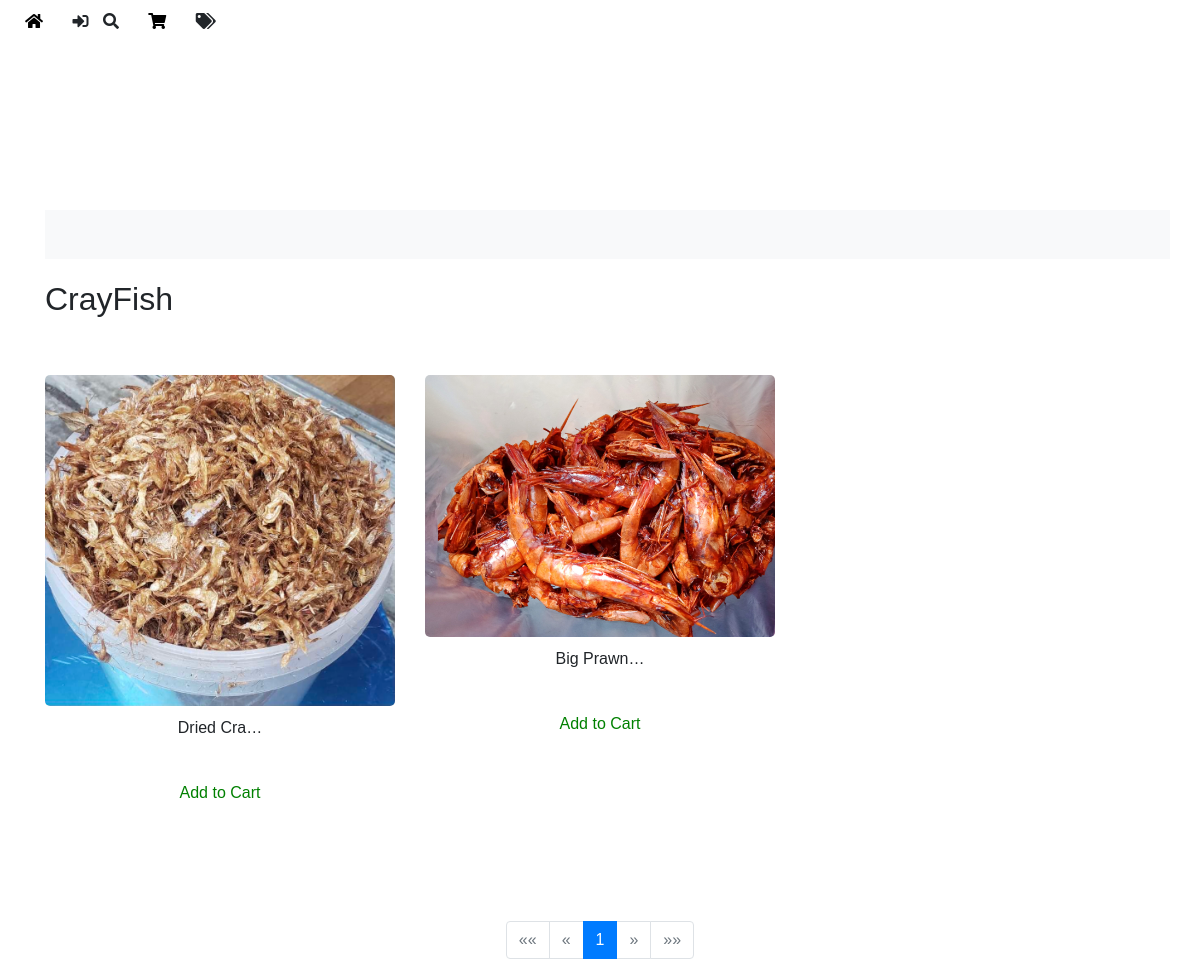
Page /crayfish/ on the earlier database version.
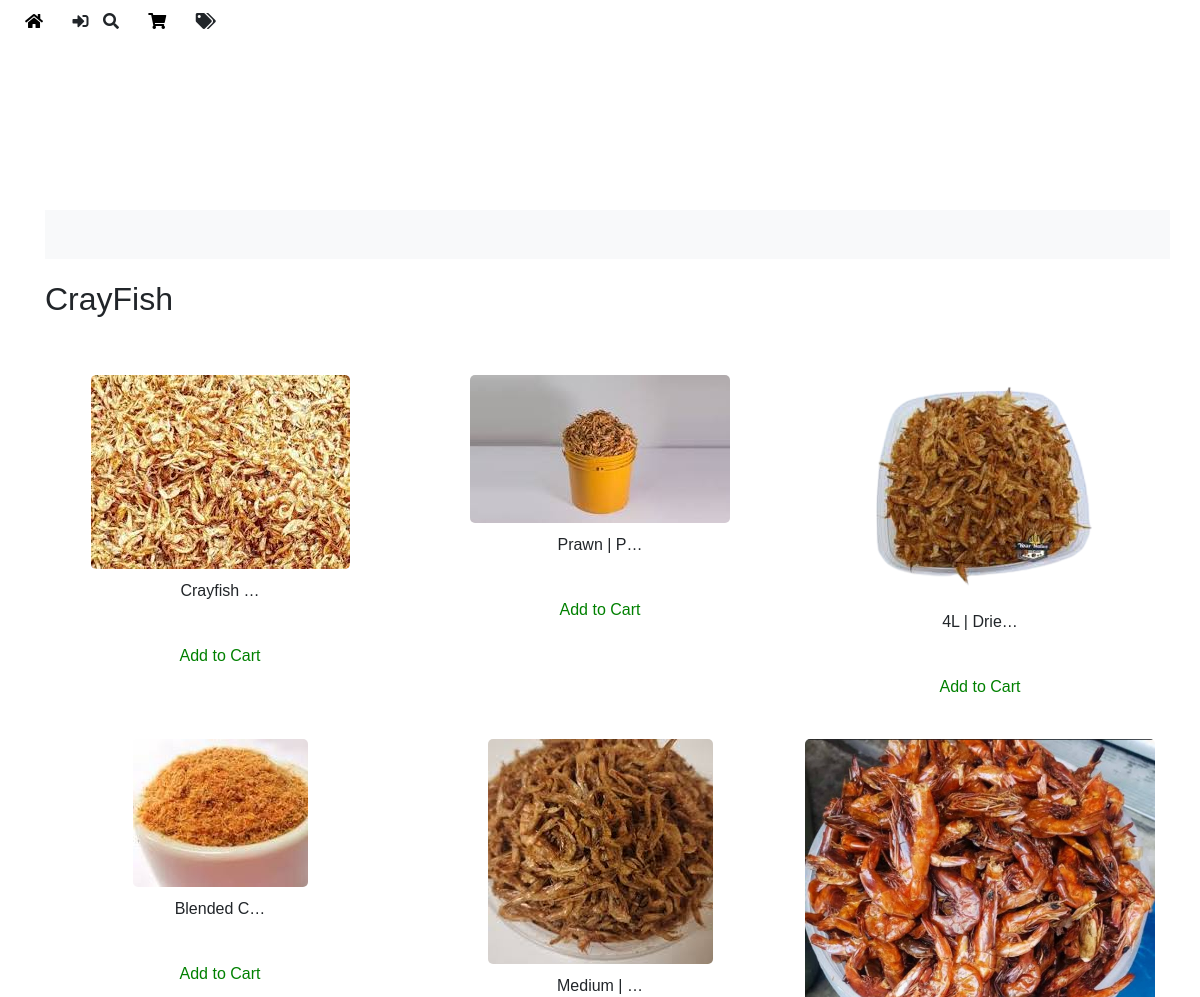
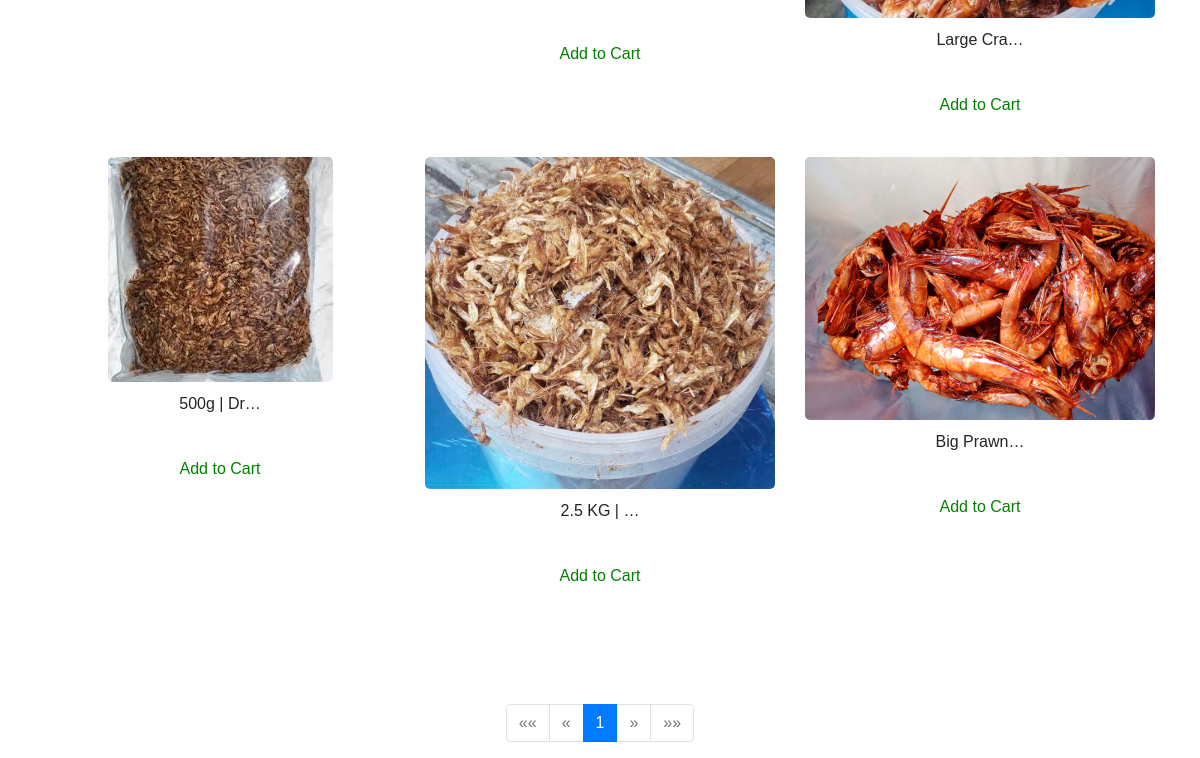
Same page on the later database version (2 pictures, top to bottom).
### afri_food/models.py (models this page shows, shortened)
class CrayFish(models.Model):
    title = models.CharField(max_length=100)
    kg = models.FloatField(help_text="Enter the weight in kg")
    in_stock = models.BooleanField(default=True, help_text="Is this item in stock?")
    price = models.FloatField(help_text="Enter the price of the item")
    subcategory = models.ForeignKey(Subcategory, on_delete=models.CASCADE)
    images = GenericRelation(Image)
    comments = GenericRelation(Comment)

class Image(models.Model):
    content_type = models.ForeignKey(ContentType, on_delete=models.CASCADE)
    object_id = models.PositiveIntegerField()
    content_object = GenericForeignKey('content_type', 'object_id')
    image = models.ImageField(upload_to='images/')

### afri_food/views.py (the view)
# urls.py: path('crayfish/', views.crayfish_view, name='crayfish'),
def crayfish_view(request):
    user = request.user
    crayfish_data = annotate_with_model_name(CrayFish.objects.order_by('-id'), 'crayfish')
    paginator = Paginator(crayfish_data, 50)  # Show 50 oils per page
    page_number = request.GET.get('page')
    crayfish = paginator.get_page(page_number)
    if user.is_authenticated:
        cart = Cart.objects.filter(user=user).first()
        if cart:
            cart_item_ids = set(cart.items.values_list('object_id', flat=True))
            for fish in crayfish:
                fish.in_cart = fish.id in cart_item_ids
    context = {
        'crayfish_data': crayfish,
        'user': user
    }
    return render(request, 'market/crayfish.html', context)

### afri_food/context_processors.py (called while the page is built)
def cart_item_count(request):
    if request.user.is_authenticated:
        cart_item_count = CartItem.objects.filter(cart__user=request.user).count()
    else:
        cart_item_count = 0
    return {
        'cart_item_count': cart_item_count
    }

### afri_food/model_annotate.py (called while the page is built)
def annotate_with_model_name(queryset, model_name):
        for item in queryset:
            item.model_name = model_name
        return queryset

### afri_food/templates/market/crayfish.html (shortened to what this page needs)
{% extends 'market/layout.html' %}
{% load static %}
{% block body %}
<div class="container" style="top: 20px; position: relative;">
  <div class="scrolling-text-container">
    <div class="scrolling-text">
    </div>
  </div>
  <div style="margin-top: 70px;" class="row">
    <div class="col">
      <h2>CrayFish</h2>
      <br>
      <div class="row">
        {% for crayfish in crayfish_data %}
          {% if crayfish.images.exists %}
            <div class="col-4 d-flex flex-column align-items-center">
              <br>
              <a href="{% url 'product_detail' model=crayfish.model_name id=crayfish.id %}" class="d-flex flex-column align-items-center">
                <img
                  class="img-fluid product-image"
                  loading="lazy"
                  alt="{{crayfish.title}}"
                  src="{{ crayfish.images.first.image.url }}"
                />
                <span>{{crayfish.title|truncatechars:10}}</span>
              </a>
              {% if crayfish.in_cart %}
                <p style="color: red;" class="mt-2 remove-from-cart" data-product-type="{{ crayfish.model_name }}" data-item-id="{{ crayfish.id }}">Remove from Cart</p>
              {% else %}
                <p style="color: green;" class="mt-2 add-to-cart" data-product-type="{{ crayfish.model_name }}" data-item-id="{{ crayfish.id }}">Add to Cart</p>
              {% endif %}
            </div>
          {% endif %}
        {% endfor %}
      </div>
    </div>
  </div>
</div>
<br>
<br>
<br>
<br>
  <nav aria-label="Page navigation" class="mt-4">
    <ul class="pagination justify-content-center">
      {% if crayfish_data.has_previous %}
        <li class="page-item">
          <a class="page-link" href="?page=1" aria-label="First">
            <span aria-hidden="true">&laquo;&laquo;</span>
          </a>
        </li>
        <li class="page-item">
          <a class="page-link" href="?page={{ crayfish_data.previous_page_number }}" aria-label="Previous">
            <span aria-hidden="true">&laquo;</span>
          </a>
        </li>
      {% else %}
        <li class="page-item disabled">
          <span class="page-link" aria-label="First">&laquo;&laquo;</span>
        </li>
        <li class="page-item disabled">
          <span class="page-link" aria-label="Previous">&laquo;</span>
        </li>
      {% endif %}
      {% for num in crayfish_data.paginator.page_range %}
        {% if crayfish_data.number == num %}
          <li class="page-item active"><span class="page-link">{{ num }}</span></li>
        {% elif num > crayfish_data.number|add:'-3' and num < crayfish_data.number|add:'3' %}
          <li class="page-item"><a class="page-link" href="?page={{ num }}">{{ num }}</a></li>
        {% endif %}
      {% endfor %}
      {% if crayfish_data.has_next %}
        <li class="page-item">
          <a class="page-link" href="?page={{ crayfish_data.next_page_number }}" aria-label="Next">
            <span aria-hidden="true">&raquo;</span>
          </a>
        </li>
        <li class="page-item">
          <a class="page-link" href="?page={{ crayfish_data.paginator.num_pages }}" aria-label="Last">
            <span aria-hidden="true">&raquo;&raquo;</span>
          </a>
        </li>
      {% else %}
        <li class="page-item disabled">
          <span class="page-link" aria-label="Next">&raquo;</span>
        </li>
        <li class="page-item disabled">
          <span class="page-link" aria-label="Last">&raquo;&raquo;</span>
        </li>
      {% endif %}
    </ul>
  </nav>
  {% endblock %}

Differences in the rows shown:
added CrayFish: images.first.image (picture), title "Crayfish …"
added CrayFish: images.first.image (picture), title "Prawn | P…"
added CrayFish: images.first.image (picture), title "4L | Drie…"
added CrayFish: images.first.image (picture), title "Blended C…"
added CrayFish: images.first.image (picture), title "Medium | …"
added CrayFish: images.first.image (picture), title "Large Cra…"
added CrayFish: images.first.image (picture), title "500g | Dr…"
changed CrayFish (number 8 of 9 on the later page): title "Dried Cra…" → "2.5 KG | …"
